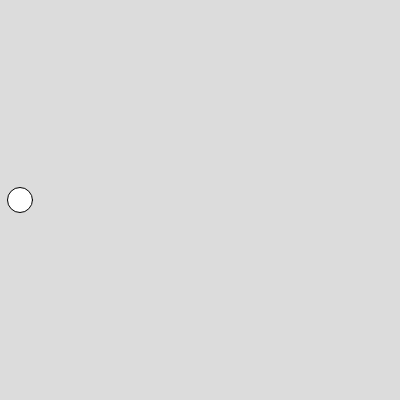
Frame 1 (no input)
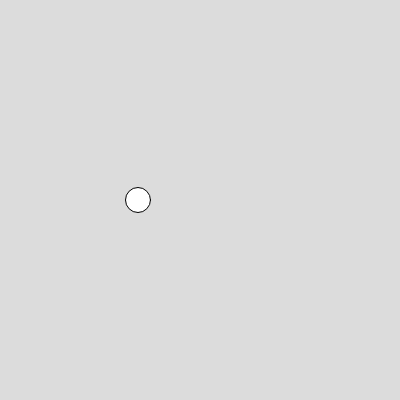
Frame 60 (no input)
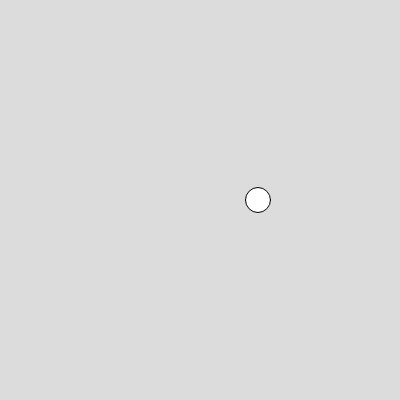
Frame 120 (the mouse pressed at the canvas centre since frame 60)

The p5.js sketch that drew these frames (run headless with seeded random() and noise() and a simulated clock; from frame 60 on, the mouse is pressed at the canvas centre):

// p5.js sketch
// ── sketch.js
var x;

function setup() {
  createCanvas(400, 400);
  x=20;
}

function draw() {
  background(220);
  circle(x,200,25);
  x+=2;
}
// ── stylepsych.css
body{background-color:rgb(211,217,227);
    margin-left:15%;
    margin-right:15%}
p{color:DarkSlateGrey;font-family:arial;font-size:18px}
h1{color:DarkSlateGrey}
h2{color:DarkSlateGrey}
p{color:DarkSlateGrey;font-family:arial;font-size:18px}
